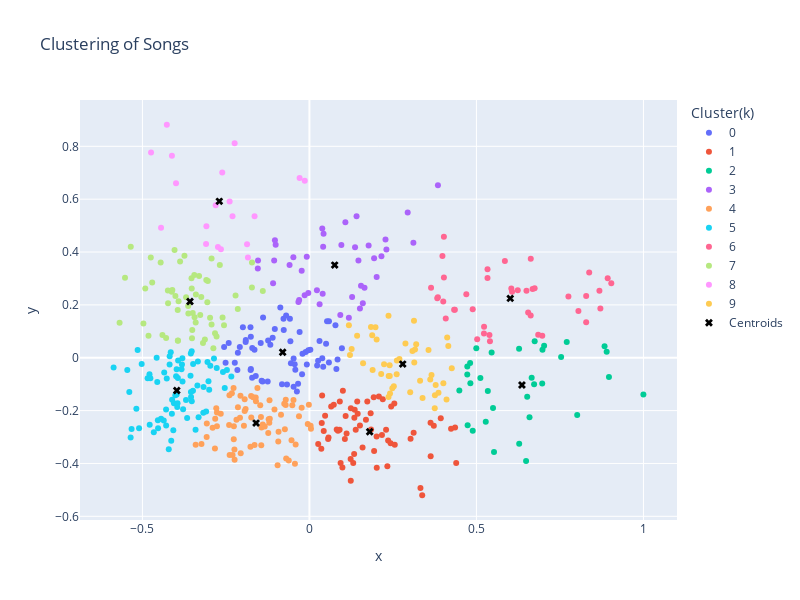

Notebook source saved alongside this figure:
### Code cell
df_clusters = pd.DataFrame({'x': df_2d[:, 0], 'y': df_2d[:, 1], 'Cluster(k)': clusters.astype(str)})
# Creating a df sorted by cluster no. so it is labeled ascendingly in scatter plot 
df_clusters_sorted = df_clusters.sort_values(by=['Cluster(k)'])

#Plotting the df and also centroids evaluated by k-means algorithm
fig_cluster=px.scatter(df_clusters_sorted,x='x',y='y',color='Cluster(k)',title = "Clustering of Songs",height=600,width=800)
fig_cluster.add_scatter(x=km.cluster_centers_[:,0],y=km.cluster_centers_[:,1],mode='markers',name='Centroids',marker=dict(color='Black',size=7,symbol='x'))
fig_cluster.show()
